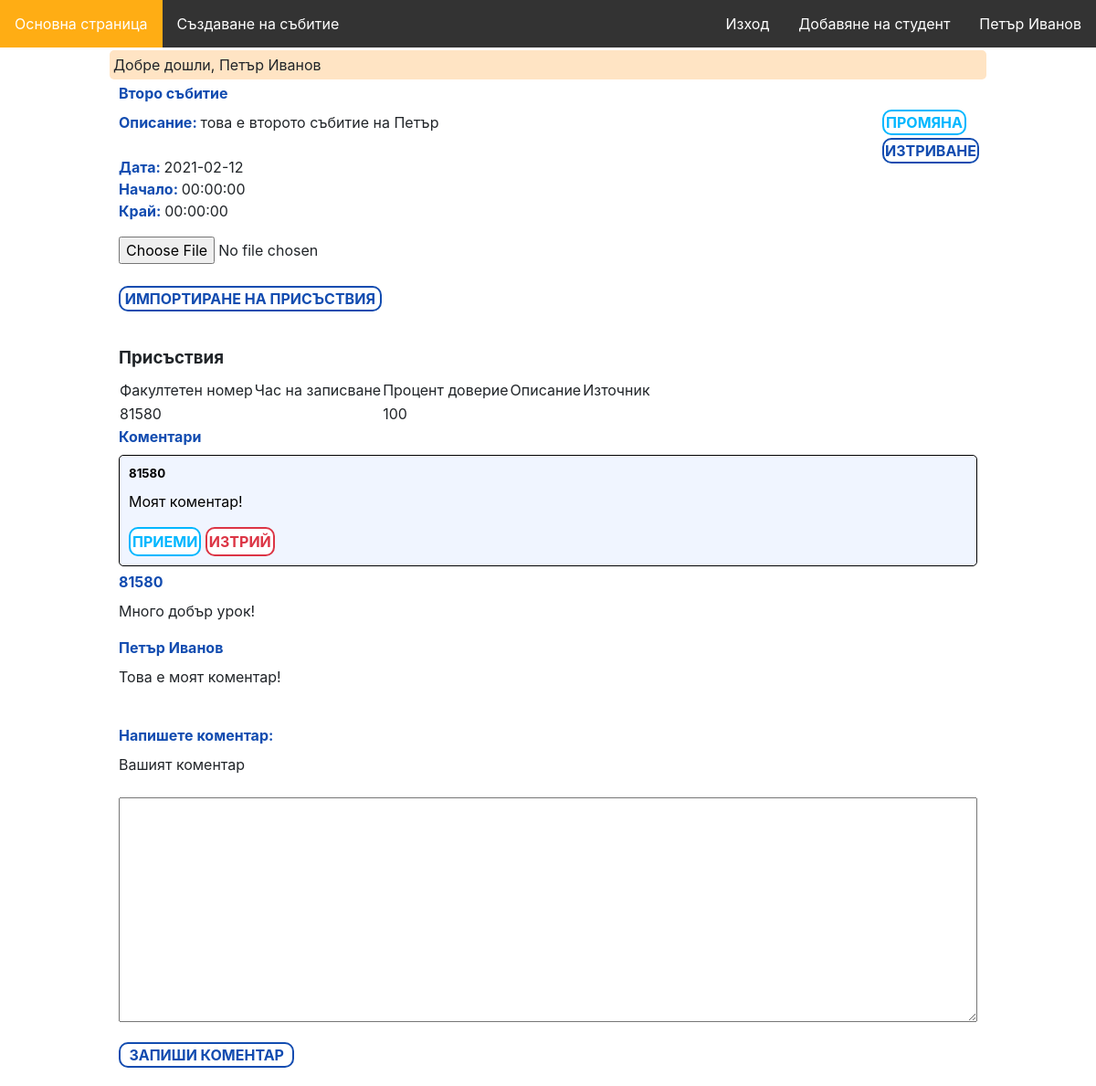
Page /event/5 (signed in) on the committed database.
### tables this page shows
CREATE TABLE `events` (
  `id` int(10) UNSIGNED NOT NULL,
  `name` varchar(50) NOT NULL,
  `description` text DEFAULT NULL,
  `date` date NOT NULL,
  `start` time DEFAULT NULL,
  `end` time DEFAULT NULL,
  `teacher_id` int(10) UNSIGNED NOT NULL
);

CREATE TABLE `attendance` (
  `id` int(10) UNSIGNED NOT NULL,
  `faculty_number` mediumint(8) UNSIGNED NOT NULL,
  `logged_at` time DEFAULT NULL,
  `event_id` int(10) UNSIGNED NOT NULL,
  `thrust` tinyint(3) UNSIGNED DEFAULT NULL,
  `check_description` varchar(50) DEFAULT NULL,
  `enroll_source` varchar(50) DEFAULT NULL
);

CREATE TABLE `comments` (
  `id` int(10) UNSIGNED NOT NULL,
  `content` text NOT NULL,
  `event_id` int(10) UNSIGNED NOT NULL,
  `is_visible` tinyint(4) DEFAULT NULL,
  `faculty_number` mediumint(8) UNSIGNED DEFAULT NULL,
  `pending` tinyint(1) DEFAULT NULL,
  `teacher_id` int(11) DEFAULT NULL
);

CREATE TABLE `teachers` (
  `id` int(10) UNSIGNED NOT NULL,
  `email` varchar(255) NOT NULL,
  `password` varchar(255) NOT NULL,
  `first_name` varchar(255) DEFAULT NULL,
  `last_name` varchar(255) DEFAULT NULL
);

### app/routes.php (called while the page is built, shortened)
<?php
$router = new Router();
$router->get('/login', 'AuthController@showLogin');
$router->post('/login', 'AuthController@login');
$router->get('/register', 'AuthController@showRegister');
$router->post('/enter-teacher', 'AuthController@register');
$router->get('/logout', 'AuthController@logout');
$router->get('/studentsLogin', 'AuthController@showStudentsLogin');
$router->post('/studentsLogin', 'AuthController@studentsLogin');
$router->get('/event/create', 'EventsController@create');
$router->post('/event', 'EventsController@store');
$router->get('/event/{id}', 'EventsController@show');

### core/bootstrap.php (called while the page is built, shortened)
<?php
require_once('autoloader.php');
require_once('helpers.php');
$config['database'] = require_once('../config/database.php');
$config['app'] = require_once('../config/app.php');
require_once('../app/routes.php');

### public/index.php (called while the page is built)
<?php
require_once './../core/bootstrap.php';

### core/Model.php (called while the page is built, shortened)
<?php
abstract class Model
{
    protected static $table;
    protected $attributes = [];
    public function __construct($attributes = [])
    {
        $this->attributes = $attributes;
    }
    public static function getById(int $id)
    {
        $stmt = Database::getConnection()->prepare(
            'SELECT * FROM ' . self::getTableName() . ' WHERE id = ?;'
        );
        $stmt->execute([$id]);
        $result = $stmt->fetch();
        if ($result !== false) {
            $model = new $modelClass();
            $model->attributes = $result;
            return $model;
        }
        return null;
    }
    public static function getMany($columns)
    {
        $sql = 'SELECT * FROM ' . self::getTableName();
        $sql .=  self::generateWhereSql($columns);
        $stmt = Database::getConnection()->prepare($sql);
        $stmt->execute($columns);
        $results = $stmt->fetchAll();
        if ($results !== false) {
            return array_map(function ($result) {
                $modelClass = get_called_class();
                $model = new $modelClass();
                $model->attributes = $result;
                return $model;
            }, $results);
        }
        return [];
    }
    protected static function generateWhereSql(array $columns)
    {
        $sql = ' WHERE ';
        $colLen = count($columns);
        $i = 0;
        foreach ($columns as $column => $value) {
            $sql .= "$column = :$column";
        }
        $sql .= ';';
        return $sql;
    }
    protected static function getTableName()
    {
        if (isset(get_called_class()::$table)) {
            return get_called_class()::$table;
        }
        throw new \Exception('Unknown table');
    }
    public function __get($name)
    {
        return array_key_exists($name, $this->attributes)
            ? $this->attributes[$name]
            : null;
    }
    public function __set($name, $value)
    {
        $this->attributes[$name] = $value;
    }
}

### core/autoloader.php (called while the page is built, shortened)
<?php
spl_autoload_register(function ($class) {
    $prefixes = [
        'App' => 'app',
        'Core' => 'core'
    ];
    foreach ($prefixes as $prefix => $dirname) {
        $base_dir = __DIR__ . "/../$dirname/";
        $len = mb_strlen($prefix);
        if (strncmp($prefix, $class, $len) !== 0) {
            continue;
        }
        $relative_class = substr($class, $len);
        $file = $base_dir . str_replace('\\', '/', $relative_class) . '.php';
        if (file_exists($file)) {
            break;
        }
    }
});

### config/database.php (called while the page is built)
<?php
return [
    'host' => 'localhost',
    'database' => 'web-technologies',
    'user' => 'root',
    'password' => '',
    'pdo' => [
        \PDO::ATTR_DEFAULT_FETCH_MODE => \PDO::FETCH_ASSOC,
        \PDO::ATTR_ERRMODE => \PDO::ERRMODE_EXCEPTION
    ]
];

### config/app.php (called while the page is built)
<?php
return [
    'url' => 'http://web-technologies.devv',
];

### core/Database.php (called while the page is built, shortened)
<?php
class Database
{
    private static $instance = null;
    private function __construct()
    {
        $db = config('database');
        $this->connection = new PDO(
            'mysql:host=' . $db['host'] . ';dbname=' . $db['database'],
            $db['user'],
            $db['password'],
            $db['pdo']
        );
        self::$instance = $this;
    }
    public static function getConnection()
    {
        if (self::$instance == null) {
            self::$instance = new self();
        }
        return self::$instance->connection;
    }
}

### app/Services/Auth.php (called while the page is built, shortened)
<?php
class Auth
{
    public static function checkTeacher()
    {
        return array_key_exists('teacherId', $_SESSION) && is_numeric($_SESSION['teacherId']) && !self::checkStudent();
    }
    public static function checkStudent()
    {
        return array_key_exists('fn', $_SESSION) && is_numeric($_SESSION['fn']) && !self::checkTeacher();
    }
}

### app/Views/events/show.php (the view, shortened to what this page needs)
<?php require_once(realpath(dirname(__FILE__) . '/../includes/header.php')); ?>
<link rel="stylesheet" href="/event_show.css">
<div class="container">
    <div>
        <h4><?= $data['event']->name ?></h4>
    </div>
    <div style="float:right;">
        <a href="/event/<?= $data['event']->id ?>/edit" class="btn btn-info">Промяна</a>
        <form style="margin-top: 5%;" action="/event/<?= $data['event']->id ?>" method="post">
            <input type="submit" class="btn btn-danger" value="Изтриване">
        </form>
    </div>
    <p>
        <strong>Описание: </strong> <?= $data['event']->description ?>
        <hr>
        <strong>Дата: </strong> <?= $data['event']->date ?><br>
        <strong>Начало: </strong> <?= $data['event']->start ?><br>
        <strong>Край: </strong> <?= $data['event']->end ?><br>
    </p>
    <?php if (App\Services\Auth::checkTeacher()) : ?>
        <form id="import" action="/event/<?= $data['event']->id ?>/import" method="post" enctype="multipart/form-data">
            <input type="file" name="attendance_file">
            <br />
            <br />
            <input id="importBtn" class="btn btn-info" type="submit" value="Импортиране на присъствия">
        </form>
    <?php endif; ?>
    <hr>
    <h3>Присъствия</h3>
    <?php if (count($data['attendances']) === 0) : ?>
        <h5>Няма импортирани присъствия</h5>
    <?php else : ?>
        <table>
            <thead>
                <tr>
                    <td>Факултетен номер</td>
                    <td>Час на записване</td>
                    <td>Процент доверие</td>
                    <td>Описание</td>
                    <td>Източник</td>
                </tr>
            </thead>
            <tbody>
                <?php foreach ($data['attendances'] as $attendance) : ?>
                    <tr>
                        <td><?= $attendance->faculty_number ?></td>
                        <td><?= $attendance->logged_at ?></td>
                        <td><?= $attendance->thrust ?></td>
                        <td><?= $attendance->check_description ?></td>
                        <td><?= $attendance->enroll_source ?></td>
                    </tr>
                <?php endforeach; ?>
            </tbody>
        </table>
    <?php endif; ?>
    <?php if (\App\Services\Auth::checkTeacher() && $data['event']->teacher_id == $_SESSION['teacherId']) : ?>
        <div id="pending_comments">
            <?php
            if (count($data['comments']) > 0) {
                echo '<h4>Коментари</h4>';
            }
            echo '<ul>';
            foreach ($data['comments'] as $comment) :
                if ($comment->pending) :
            ?>
                    <li class="list-item">
                        <div class="pendingComments">
                            <h5><?= $comment->faculty_number ?></h5>
                            <p><?= $comment->content ?></p>
                            <button form="accept-<?= $comment->id ?>" class="btn btn-info" type="submit">Приеми</button>
                            <button form="delete-<?= $comment->id ?>" class="btn btn-danger" type="submit">Изтрий</button>
                        </div>
                    </li>
            <?php
                endif;
            endforeach;
            echo '</ul>';
            ?>
        </div>
    <?php endif; ?>
    <div id="visible_comments">
        <?php
        $sql = "SELECT * FROM comments WHERE is_visible=1 AND event_id=:eventID";
        $preparedStmt = \Core\Database::getConnection()->prepare($sql);
        $preparedStmt->execute([
            "eventID" => $data['event']->id
        ]);
        $visibleComments = $preparedStmt->fetchAll();
        ?>
        <?php foreach ($visibleComments as $comment) : ?>
            <?php if ($comment['is_visible'] == true) : ?>
                <div class="visibleComments">
                    <?php if (isset($comment['faculty_number'])) : ?>
                        <h4><?= $comment['faculty_number'] ?></h4>
                    <?php elseif ($comment['teacher_id']) : ?>
                        <?php $sql = "SELECT first_name, last_name FROM teachers WHERE id=:teacherId";
                        $preparedStmt = \Core\Database::getConnection()->prepare($sql);
                        $preparedStmt->execute(["teacherId" => $comment['teacher_id']]);
                        $names = $preparedStmt->fetchAll();
                        ?>
                        <h4><?= $names[0]['first_name'] . ' ' . $names[0]['last_name'] ?></h4>
                    <?php endif; ?>
                    <p><?= $comment['content'] ?></p>
                </div>
            <?php endif; ?>
        <?php endforeach; ?>
    </div>
    <div id="commentsForm">
        <h4>Напишете коментар:</h4>
        <form action="/event/<?php echo $data['event']->id; ?>/comment" method="POST">
            <div>
                <label for="textContent">Вашият коментар</label>
                <textarea name="textContent" id="textContent" cols="30" rows="10" palceholder="Коментар..."></textarea>
            </div>
            <div>
                <input type="submit" value="Запиши коментар">
            </div>
        </form>
    </div>
</div>
<?php require_once(realpath(dirname(__FILE__) . '/../includes/footer.php')); ?>

### public/css/app.css (style rules this page uses)
ol, ul { margin: 0; padding: 0; border: 0; font-size: 100%; font: inherit; vertical-align: baseline; }
ol, ul { list-style: none; }
.container { margin-right: auto; margin-left: auto; max-width: 960px; padding-right: 10px; padding-left: 10px; }
.list-item { padding: 10px; margin-top: 5px; margin-bottom: 5px; border-radius: 5px; width: 100%; border: 1px solid black; background-color: #f0f5ff; color: black; }
ul { list-style-type: none; width: 100%; }
a { text-decoration: none; }
.btn { background: white; text-transform: uppercase; font-weight: bold; border-width: 2px; border-style: solid; border-radius: 10px; outline: none; display: inline; cursor: pointer; padding: 2px; }
.btn-info { color: #00b7ff; border-color: #00b7ff; }
.btn-danger { color: #dc3545; border-color: #dc3545; }
hr { padding: 0; border: 0; height: 1px; }

### public/event_show.css (style rules this page uses)
.container { width: 100%; }
h4 { color: rgb(18, 76, 176); }
strong { color: rgb(18, 76, 176); text-align: center; }
#import { width: 50%; }
input[type=submit] { display: inline-block; }
input[type=file] { display: inline-block; width: 60%; margin: 0%, 20%; }
input[type=text], textarea { width: 100%; margin-top: 1rem; margin-bottom: 1rem; }
input[type=submit] { padding: 0% 1%; background: white; color: rgb(18, 76, 176); text-transform: uppercase; font-weight: bold; border: 2px solid rgb(18, 76, 176); border-radius: 10px; outline: none; margin-bottom: 20px; }

### rows in the picture
events: name "Второ събитие", description "това е второто събитие на Петър", date "2021-02-12", start "00:00:00", end "00:00:00"
attendance: faculty_number "81580", thrust "100"
comments: faculty_number "81580", content "Моят коментар!"
comments: faculty_number "81580", content "Много добър урок!"
comments: teacher.first_name "Петър", teacher.last_name "Иванов", content "Това е моят коментар!"

### other values in the picture
$_SESSION['firstName'] "Петър"
$_SESSION['lastName'] "Иванов"
p($_SESSION[$message]) "Добре дошли, Петър Иванов"
